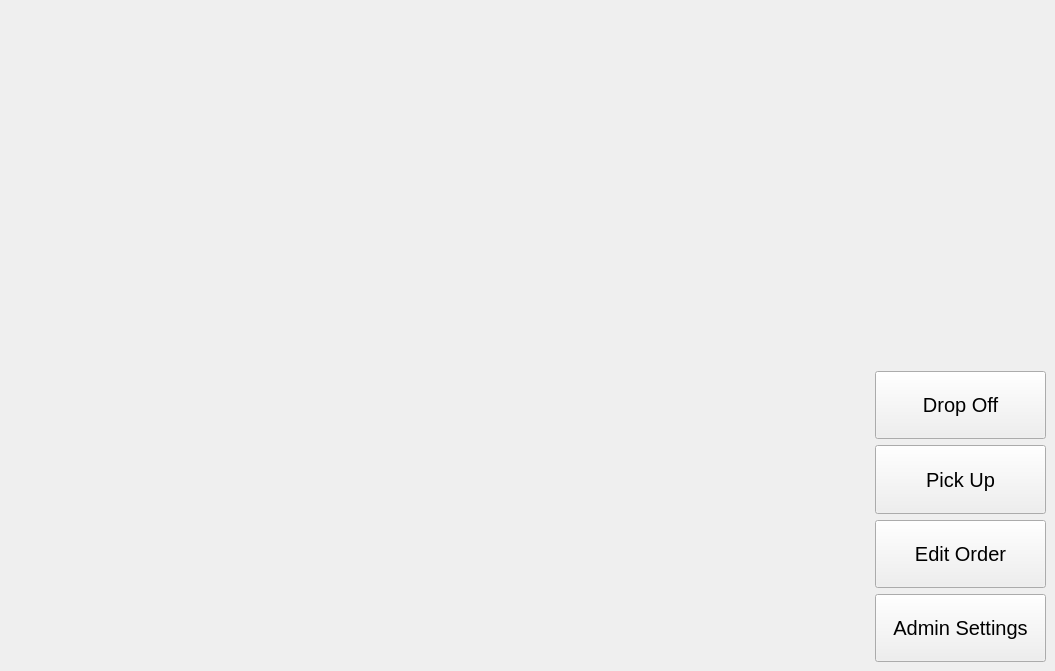
    <widget class="QWidget" name="main">
     <widget class="QWidget" name="widgetOptionsMain" native="true">
      <property name="geometry">
       <rect>
        <x>875</x>
        <y>371</y>
        <width>171</width>
        <height>291</height>
       </rect>
      </property>
      <widget class="QWidget" name="verticalLayoutWidget">
       <property name="geometry">
        <rect>
         <x>0</x>
         <y>0</y>
         <width>171</width>
         <height>291</height>
        </rect>
       </property>
       <layout class="QVBoxLayout" name="verticalLayoutOptionsMain">
        <item>
         <widget class="QPushButton" name="btnDropOff">
          <property name="sizePolicy">
           <sizepolicy hsizetype="Minimum" vsizetype="Expanding">
            <horstretch>0</horstretch>
            <verstretch>0</verstretch>
           </sizepolicy>
          </property>
          <property name="font">
           <font>
            <pointsize>15</pointsize>
           </font>
          </property>
          <property name="cursor">
           <cursorShape>PointingHandCursor</cursorShape>
          </property>
          <property name="text">
           <string>Drop Off</string>
          </property>
          <property name="shortcut">
           <string>D</string>
          </property>
         </widget>
        </item>
        <item>
         <widget class="QPushButton" name="btnPickUp">
          <property name="sizePolicy">
           <sizepolicy hsizetype="Minimum" vsizetype="Expanding">
            <horstretch>0</horstretch>
            <verstretch>0</verstretch>
           </sizepolicy>
          </property>
          <property name="font">
           <font>
            <pointsize>15</pointsize>
           </font>
          </property>
          <property name="cursor">
           <cursorShape>PointingHandCursor</cursorShape>
          </property>
          <property name="text">
           <string>Pick Up</string>
          </property>
          <property name="shortcut">
           <string>P</string>
          </property>
         </widget>
        </item>
        <item>
         <widget class="QPushButton" name="btnEditOrder">
          <property name="sizePolicy">
           <sizepolicy hsizetype="Minimum" vsizetype="Expanding">
            <horstretch>0</horstretch>
            <verstretch>0</verstretch>
           </sizepolicy>
          </property>
          <property name="font">
           <font>
            <pointsize>15</pointsize>
           </font>
          </property>
          <property name="cursor">
           <cursorShape>PointingHandCursor</cursorShape>
          </property>
          <property name="text">
           <string>Edit Order</string>
          </property>
          <property name="shortcut">
           <string>E</string>
          </property>
         </widget>
        </item>
        <item>
         <widget class="QPushButton" name="btnAdmin">
          <property name="sizePolicy">
           <sizepolicy hsizetype="Minimum" vsizetype="Expanding">
            <horstretch>0</horstretch>
            <verstretch>0</verstretch>
           </sizepolicy>
          </property>
          <property name="font">
           <font>
            <pointsize>15</pointsize>
           </font>
          </property>
          <property name="cursor">
           <cursorShape>PointingHandCursor</cursorShape>
          </property>
          <property name="text">
           <string>Admin Settings</string>
          </property>
          <property name="shortcut">
           <string>A</string>
          </property>
         </widget>
        </item>
       </layout>
      </widget>
     </widget>
    </widget>
